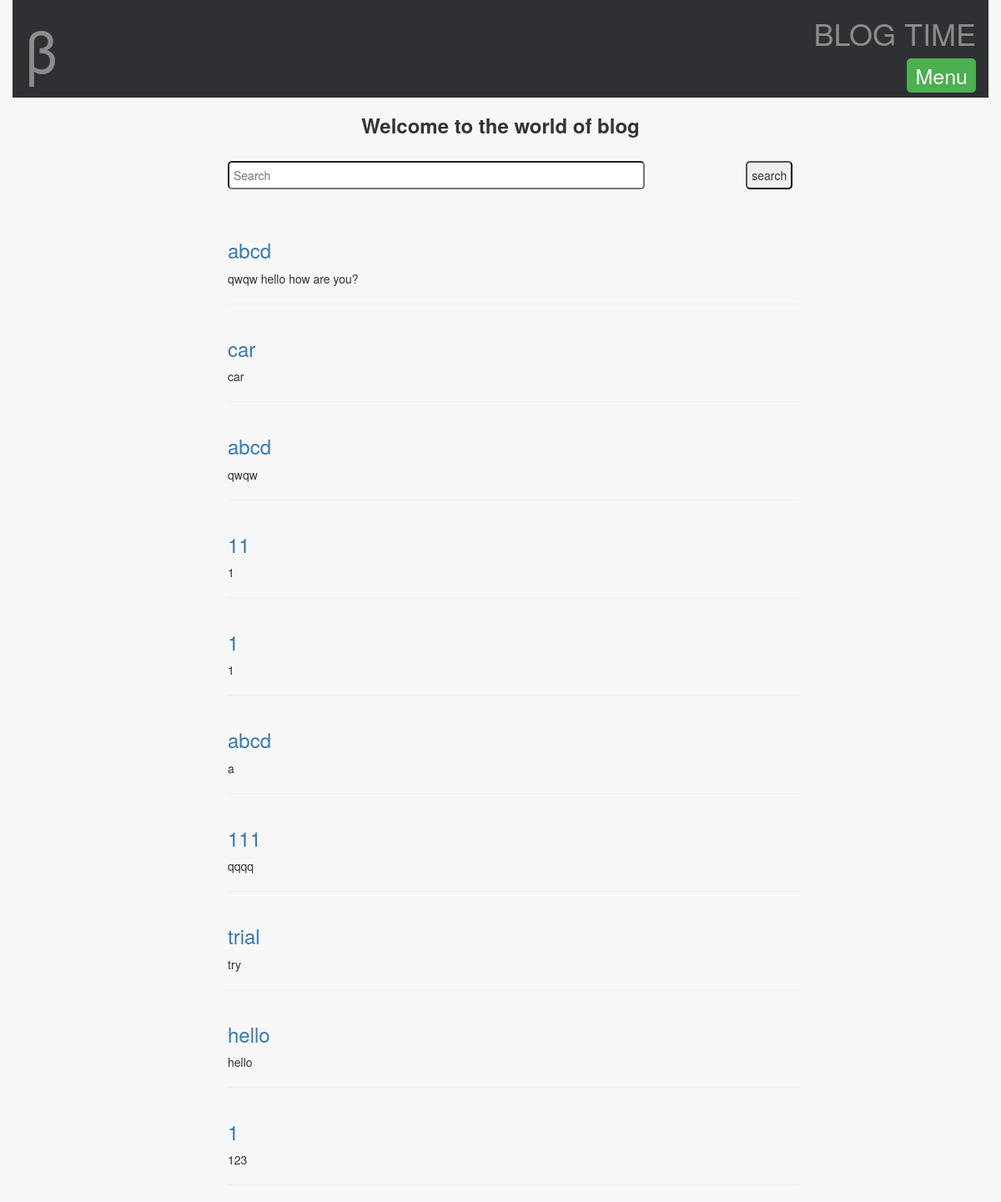
The app's page /posts/, older data.
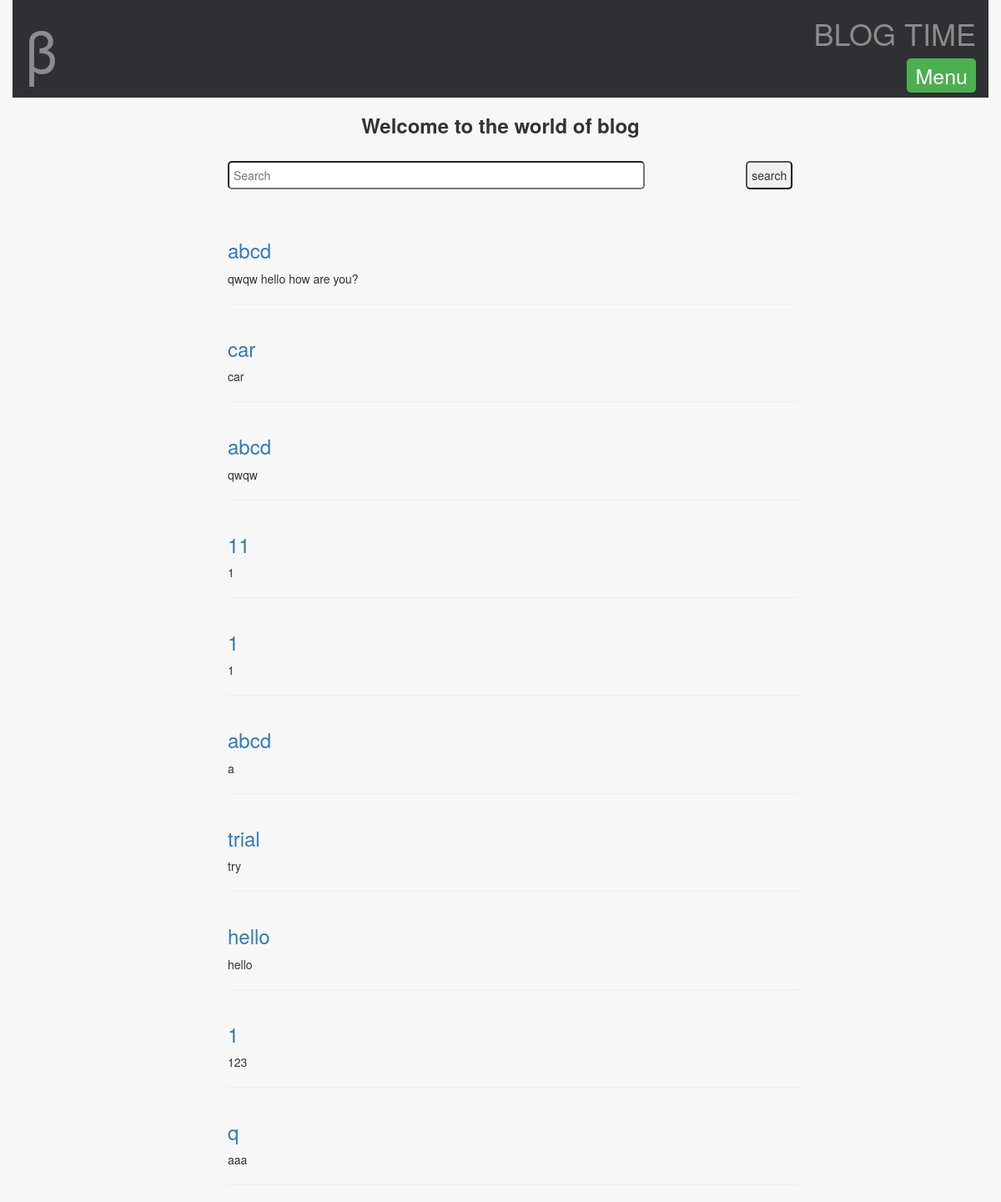
The same page, newer data.
### blogs/models.py (models this page shows, shortened)
class Post(models.Model):
    title = models.CharField(max_length=150)
    image = models.ImageField(upload_to=upload_path, null=True, blank=True)
    content = models.TextField()
    postupdate = models.DateTimeField(auto_now=True, auto_now_add=False)
    posttime = models.DateTimeField(auto_now=False, auto_now_add=True)

### blogs/views.py (the view)
class blog_recent(View):
    def get(self, request, *args, **kwargs):
        query = Post.objects.all().order_by("-postupdate")[:10]
        queryset = request.GET.get("q")
        if queryset:
            query = Post.objects.all().order_by("-postupdate")
            query = query.filter(title__icontains=queryset)
        context = {
            "list": query,
        }
        return render(request, "blogs.html", context)

### templates/blogs.html (shortened to what this page needs)
{% extends "base2.html" %} {% block body %}
<div class="text-center">
    <h3><b>Welcome to the world of blog</b></h3>
</div>
<div class="container center">
    <div class="blog-container">
        <br>
        <form method="GET" action="">
            <input type="text" class="input-blog" name="q" placeholder="Search" value="{{ request.GET.q }}"/>
            <input type="submit" class="pull-right" value="search"/>
        </form>
        <br>
        <br>
        {% for obj in list %}
        <div class="row">
            <div class="col-md-7 ">
                <h3>
                    <a href="{% url 'posts:show_post' id=obj.id %}">{{ obj.title }}</a>
                </h3>
            </div>
        </div>
        <div class="content-text">
            <p>{{ obj.content }}</p>
        </div>
        <hr>{% endfor %}
    </div>
</div> {% endblock %}

Row changes from the older to the newer data that the page shows:
removed Post: title "111", content "qqqq"
now on this page (row unchanged): Post: title "q", content "aaa"
